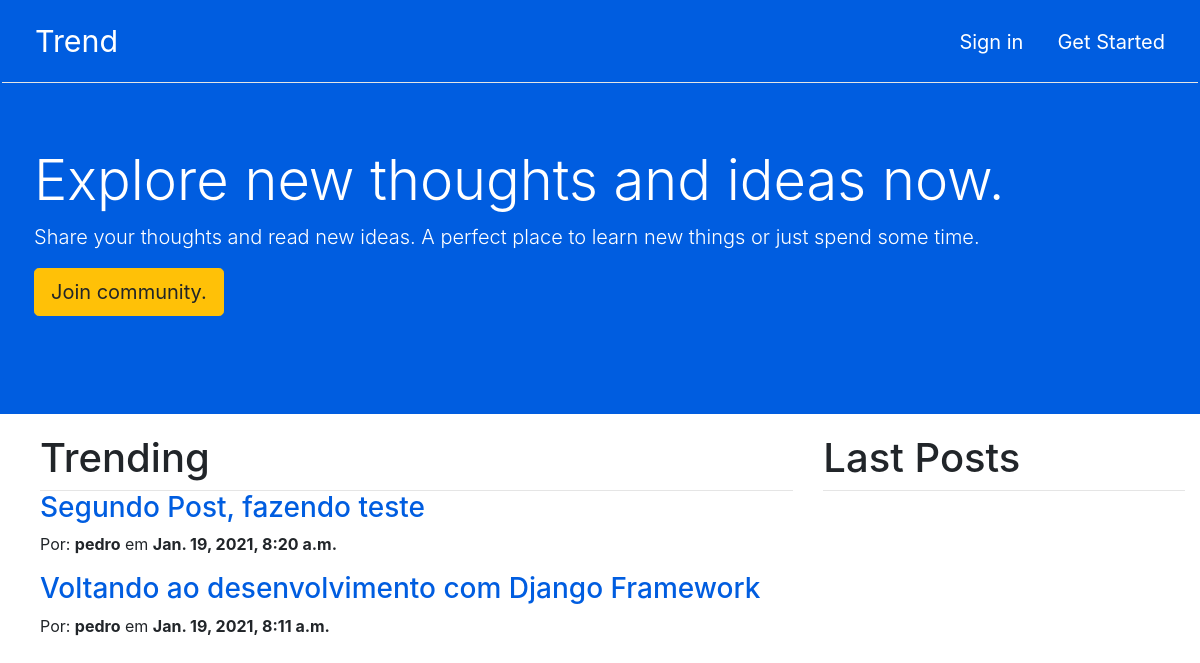
The app's page /, older data.
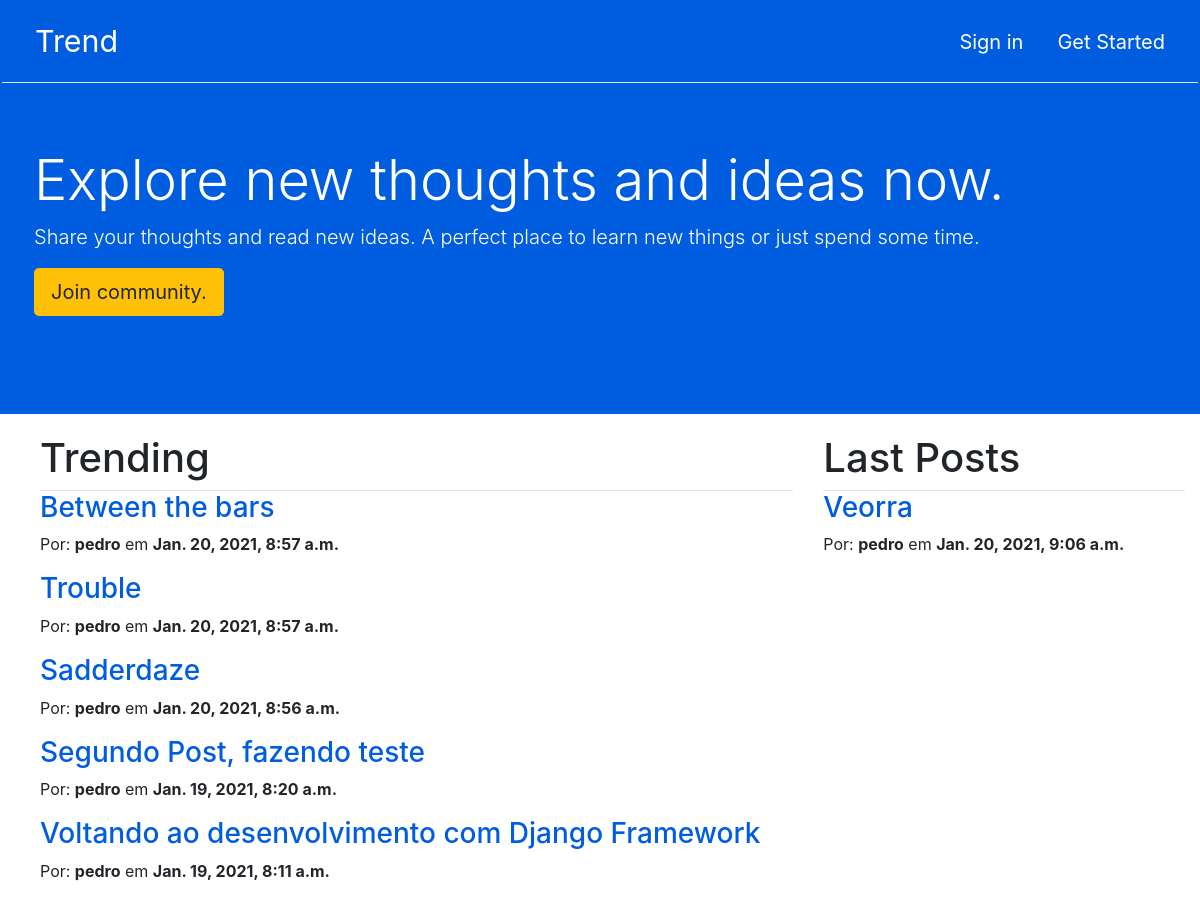
The same page, newer data.
### application/models.py (models this page shows, shortened)
class Post(models.Model):
    STATUS = (('public', 'Public'), ('private', 'Private'),)
    title = models.CharField(max_length=250)
    slug = models.SlugField(max_length=250)
    author = models.ForeignKey(User, on_delete=models.CASCADE)
    content = models.TextField()
    published = models.DateTimeField(default=timezone.now)
    updated = models.DateTimeField(auto_now=True)
    status = models.CharField(max_length=10, choices=STATUS, default='private')
    def get_absolute_url(self):
        return reverse('detailPost', args=[self.slug])
    class Meta:
        ordering = ('-published',)

### application/views.py (the view)
# urls.py: path('', views.PostHomeView.as_view(), name='home'),
class PostHomeView(ListView):
    model = Post
    template_name = 'post/home.html'

### application/templates/post/home.html (shortened to what this page needs)
{% load static %}
<!DOCTYPE html>
<html lang="pt-br">
<head>
    <link rel="stylesheet" href="https://cdn.jsdelivr.net/npm/bootstrap@4.5.3/dist/css/bootstrap.min.css">
    <link rel="stylesheet" href="{% static 'css/style.css' %}">
</head>
<body>
    <div class="main">
        <nav class="navbar navbar-expand-sm navbar-light navbar-color">
          <button class="btn btn-lg navbar-btn" style="font-size: 1.9em;">
              <a href="" class="navbar-links">Trend</a>
          </button>
          <ul class="navbar-nav ml-auto">
            <li class="nav-item">
                <button class="btn btn-lg navbar-btn">
                    <a href="{% url 'login' %}" class="navbar-links">Sign in</a>
                </button>
            </li>
            <li class="nav-item">
                <button class="btn btn-lg navbar-btn">
                    <a href="{% url 'newUser' %}" class="navbar-links">Get Started</a>
                </button>
            </li>
          </ul>
        </nav>
        <div class="jumbotron desc">
            <h1 class="display-4">Explore new thoughts and ideas now.</h1>
            <p class="lead">Share your thoughts and read new ideas. A perfect place to learn new things or just spend some
                time.</p>
            <a class="btn btn-warning btn-lg" href="{% url 'newUser' %}" role="button">Join community.</a>
        </div>
    </div>
    <section class="section1 row">
        <article class="trending col-md-8">
            <h1>Trending</h1>
            <hr>
            <div>
                {% for post in object_list %}
                    {% if post.id < 10 %}
                        <h3><a href="{{post.get_absolute_url}}">{{post.title}}</a></h3>
                        <p>Por: <strong>{{post.author}}</strong> em <strong>{{post.published}}</strong></p>
                    {% endif %}
                {% endfor %}
            </div>
        </article>
        <article class="trending col-md-4">
            <h1>Last Posts</h1>
            <hr>
            <div>
                {% for post in object_list %}
                    {% if post.id > 10 %}
                        <h3><a href="{{post.get_absolute_url}}">{{post.title}}</a></h3>
                        <p>Por: <strong>{{post.author}}</strong> em <strong>{{post.published}}</strong></p>
                    {% endif %}
                {% endfor %}
            </div>
        </article>
    </section>
</body>
</html>

### statics/css/style.css (style rules this page uses)
.main { background-color: #005DE0; padding: 2px; }
.navbar-color { background-color: #005DE0; border-bottom-color: #FFFFFF; }
.navbar-links { color: #FFF; }
.desc { background-color: #005DE0; color: #FFFFFF; }
.section1 { margin: 20px 0 0 25px; }
.section1 hr { padding: 0; margin: 0; }
.section1 h3 a { text-decoration: none; }
.section1 h3 a:link { color: #005DE0; }
.trending { width: 750px; }

Row changes from the older to the newer data that the page shows:
added Post: title "Between the bars", author "pedro", published "Jan. 20, 2021, 8:57 a.m.", shown under "Trending"
added Post: title "Trouble", author "pedro", published "Jan. 20, 2021, 8:57 a.m.", shown under "Trending"
added Post: title "Sadderdaze", author "pedro", published "Jan. 20, 2021, 8:56 a.m.", shown under "Trending"
added Post: title "Veorra", author "pedro", published "Jan. 20, 2021, 9:06 a.m.", shown under "Last Posts"
